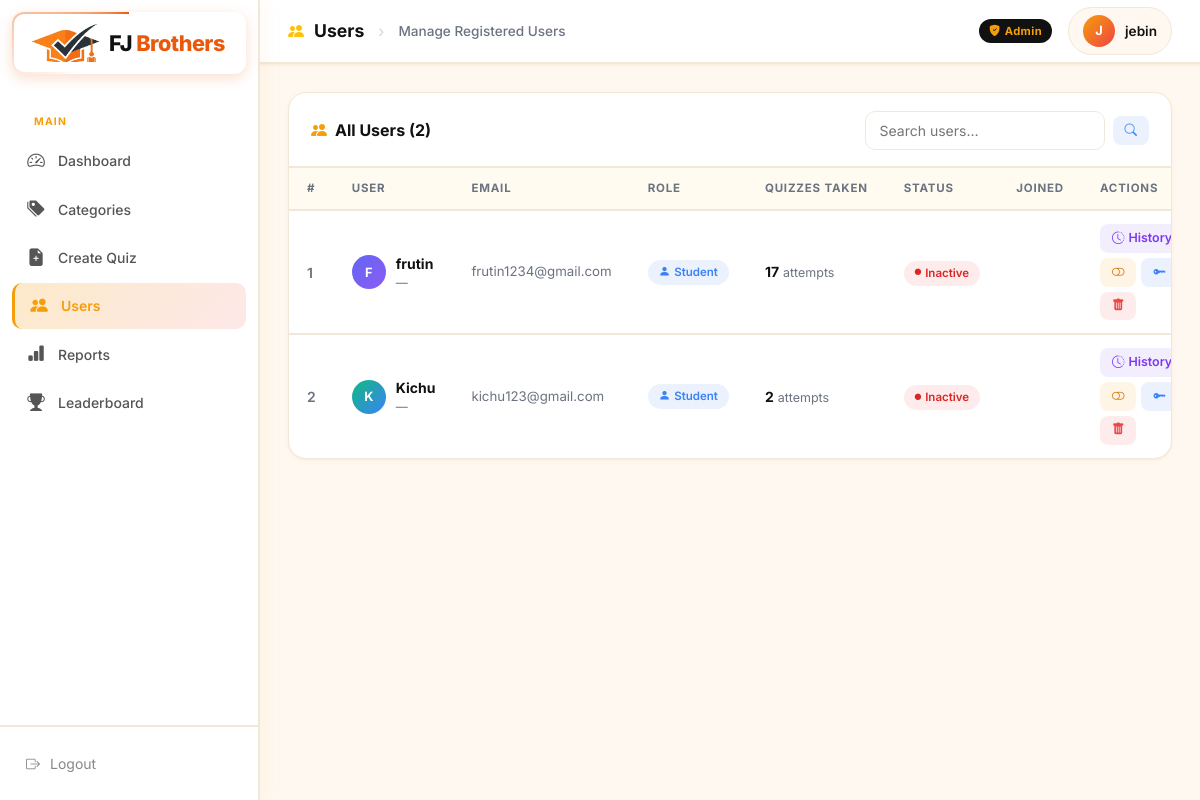
Screenshot of /admin-dashboard/users/ (signed in) with the database file from the repository.
### quiz/models.py (models this page shows, shortened)
class UserRegister(models.Model):
    username = models.CharField(max_length=150)
    email = models.EmailField()
    age = models.PositiveIntegerField(null=True, blank=True)
    gender = models.CharField(max_length=20, choices=[('Male', 'Male'), ('Female', 'Female'), ('Other', 'Other')], null=True, blank=True)
    place = models.CharField(max_length=255, null=True, blank=True)
    password = models.CharField(max_length=255, help_text="Stored password hash at time of registration")
    photo_url = models.CharField(max_length=255, blank=True, null=True, default='/static/quiz/images/default-avatar.png')
    target_exam = models.CharField(max_length=255, blank=True, null=True, default='UPSC', help_text="e.g. UPSC, SSC, Banking")
    education_qualification = models.CharField(max_length=50, blank=True, null=True, default='Graduate', help_text="e.g. Graduate, Post Graduate")
    preparation_stage = models.TextField(blank=True, help_text="e.g. Beginner, 1 Year, etc.")
    registered_at = models.DateTimeField(auto_now_add=True)
    last_active = models.DateTimeField(null=True, blank=True, help_text="Timestamp of the user's last request")
    current_session_start = models.DateTimeField(null=True, blank=True, help_text="Timestamp when the current session started")

### quiz/views.py (the view)
# urls.py: path('admin-dashboard/users/', views.admin_users_list, name='admin_users_list'),
@user_passes_test(is_admin)
def admin_users_list(request):
    users = UserRegister.objects.all().annotate(num_attempts=Count('quiz_attempts'))
    search_query = request.GET.get('search', '')
    if search_query:
        users = users.filter(username__icontains=search_query)
    return render(request, 'quiz/admin_users_list.html', {'users': users, 'search_query': search_query})

### quiz/views.py (called while the page is built)
def is_admin(user):
    return user.is_authenticated and (user.is_staff or user.is_superuser)

### quiz/templates/quiz/admin_users_list.html (shortened to what this page needs)
{% load static %}
<!DOCTYPE html>
<html lang="en">
<head>
  <link href="https://cdn.jsdelivr.net/npm/bootstrap@5.3.2/dist/css/bootstrap.min.css" rel="stylesheet">
  <link rel="stylesheet" href="https://cdn.jsdelivr.net/npm/bootstrap-icons@1.11.3/font/bootstrap-icons.min.css">
</head>
<body>
  <aside class="sidebar">
    <div class="sidebar-brand animated-brand-border" style="padding: 12px 20px; display: flex; align-items: center; gap: 10px;  border-radius: 12px; margin: 12px; background: #fff;">
      <img src="{% static 'quiz/images/logo_icon.png' %}" alt="FJ Brothers Icon" style="height: 38px; width: auto; object-fit: contain;">
      <div style="font-size: 1.35rem; font-weight: 800; color: var(--black); letter-spacing: -0.5px;">FJ <span style="color: var(--orange, #ea580c);">Brothers</span></div>
    </div>
    <nav class="sidebar-nav">
      <div class="sidebar-section-label">Main</div>
      <a href="{% url 'quiz:admin_dashboard' %}"><i class="bi bi-speedometer2"></i> <span>Dashboard</span></a>
      <a href="{% url 'quiz:admin_categories_list' %}"><i class="bi bi-tags-fill"></i> <span>Categories</span></a>
      <a href="{% url 'quiz:admin_add_quiz' %}"><i class="bi bi-file-earmark-plus-fill"></i> <span>Create Quiz</span></a>
      <a href="{% url 'quiz:admin_users_list' %}" class="active"><i class="bi bi-people-fill"></i> <span>Users</span></a>
      <a href="{% url 'quiz:admin_reports' %}"><i class="bi bi-bar-chart-fill"></i> <span>Reports</span></a>
      <a href="{% url 'quiz:leaderboard' %}"><i class="bi bi-trophy-fill"></i> <span>Leaderboard</span></a>
    </nav>
    <div class="sidebar-footer">
      <a href="{% url 'quiz:logout' %}"><i class="bi bi-box-arrow-right"></i> <span>Logout</span></a>
    </div>
  </aside>
  <div class="main-wrapper">
    <header class="topbar">
      <div class="topbar-left">
        <i class="bi bi-people-fill text-warning"></i>
        <h4>Users</h4>
        <span style="margin:0 4px;color:#d1d5db;">›</span>
        <span style="font-size:.85rem;color:var(--text-muted);font-weight:500;">Manage Registered Users</span>
      </div>
      <div class="topbar-right">
        <span class="topbar-badge"><i class="bi bi-shield-fill-check me-1"></i>Admin</span>
        <div class="topbar-admin">
          <div class="avatar">{{ request.user.username|first|upper }}</div>
          <span>{{ request.user.username }}</span>
        </div>
      </div>
    </header>
    <main class="content-area">
      <div class="section-card">
        <div class="section-card-header">
          <h5><i class="bi bi-people-fill"></i> All Users ({{ users.count }})</h5>
          <form method="get" class="search-bar">
            <input type="text" name="search" placeholder="Search users…" value="{{ search_query }}" id="user-search-input">
            <button type="submit" class="tbl-action-btn btn-edit" id="btn-user-search"><i class="bi bi-search"></i></button>
          </form>
        </div>
        <div>
          {% if users %}
          <table class="dash-table">
            <thead>
              <tr>
                <th>#</th>
                <th>User</th>
                <th>Email</th>
                <th>Role</th>
                <th>Quizzes Taken</th>
                <th>Status</th>
                <th>Joined</th>
                <th>Actions</th>
              </tr>
            </thead>
            <tbody>
              {% for u in users %}
              <tr>
                <td style="color:var(--text-muted);font-weight:600;">{{ forloop.counter }}</td>
                <td>
                  <div style="display:flex;align-items:center;gap:10px;">
                    <div class="user-avatar" style="background:linear-gradient(135deg,{% cycle '#6366f1' '#10b981' '#f59e0b' '#ef4444' '#3b82f6' '#8b5cf6' %},{% cycle '#8b5cf6' '#3b82f6' '#d97706' '#dc2626' '#1d4ed8' '#7c3aed' %});">
                      {{ u.username|first|upper }}
                    </div>
                    <div>
                      <div style="font-weight:700;font-size:.875rem;">{{ u.username }}</div>
                      <div style="font-size:.75rem;color:var(--text-muted);">{{ u.get_full_name|default:"—" }}</div>
                    </div>
                  </div>
                </td>
                <td style="color:var(--text-muted);font-size:.83rem;">{{ u.email|default:"—" }}</td>
                <td>
                  {% if u.is_superuser %}
                    <span class="badge-pill" style="background:rgba(245,158,11,.1);color:#d97706;"><i class="bi bi-stars"></i> Superuser</span>
                  {% elif u.is_staff %}
                    <span class="badge-pill badge-admin"><i class="bi bi-shield-fill"></i> Staff</span>
                  {% else %}
                    <span class="badge-pill badge-student"><i class="bi bi-person-fill"></i> Student</span>
                  {% endif %}
                </td>
                <td>
                  <span style="font-weight:700;">{{ u.num_attempts }}</span>
                  <span style="font-size:.78rem;color:var(--text-muted);"> attempts</span>
                </td>
                <td>
                  {% if u.is_active %}
                    <span class="badge-pill badge-active"><i class="bi bi-circle-fill" style="font-size:.4rem;"></i> Active</span>
                  {% else %}
                    <span class="badge-pill badge-inactive"><i class="bi bi-circle-fill" style="font-size:.4rem;"></i> Inactive</span>
                  {% endif %}
                </td>
                <td style="color:var(--text-muted);font-size:.82rem;white-space:nowrap;">{{ u.date_joined|date:"M d, Y" }}</td>
                <td>
                  <div style="display:flex;gap:5px;flex-wrap:wrap;">
                    <a href="{% url 'quiz:admin_user_history' u.id %}" class="tbl-action-btn btn-view" id="btn-history-{{ u.id }}">
                      <i class="bi bi-clock-history"></i> History
                    </a>
                    <form method="post" action="{% url 'quiz:admin_toggle_user_status' u.id %}" style="display:inline;">
                      <button type="submit" class="tbl-action-btn btn-warn" id="btn-toggle-{{ u.id }}"
                              title="{% if u.is_active %}Deactivate{% else %}Activate{% endif %} user">
                        <i class="bi bi-{% if u.is_active %}toggle-on{% else %}toggle-off{% endif %}"></i>
                      </button>
                    </form>
                    <a href="{% url 'quiz:admin_reset_user_password' u.id %}" class="tbl-action-btn btn-edit" id="btn-reset-pw-{{ u.id }}" title="Reset password">
                      <i class="bi bi-key-fill"></i>
                    </a>
                    {% if u != request.user %}
                    <form method="post" action="{% url 'quiz:admin_delete_user' u.id %}" style="display:inline;" onsubmit="return confirm('Delete user \'{{ u.username }}\'? This is permanent.');">
                      <button type="submit" class="tbl-action-btn btn-del" id="btn-del-user-{{ u.id }}">
                        <i class="bi bi-trash-fill"></i>
                      </button>
                    </form>
                    {% endif %}
                  </div>
                </td>
              </tr>
              {% endfor %}
            </tbody>
          </table>
          {% else %}
          <div class="empty-state">
            <i class="bi bi-people"></i>
            <p>No users found matching your search.</p>
          </div>
          {% endif %}
        </div>
      </div>
    </main>
  </div>
</body>
</html>

### rows the page displays
UserRegister: username|first "F", username "frutin", get_full_name "—", email "frutin1234@gmail.com", num_attempts "17"
UserRegister: username|first "K", username "Kichu", get_full_name "—", email "kichu123@gmail.com", num_attempts "2"

### other values shown
{{ request.user.username|first|upper }} "J"
{{ request.user.username }} "jebin"
{{ users.count }} "2"
